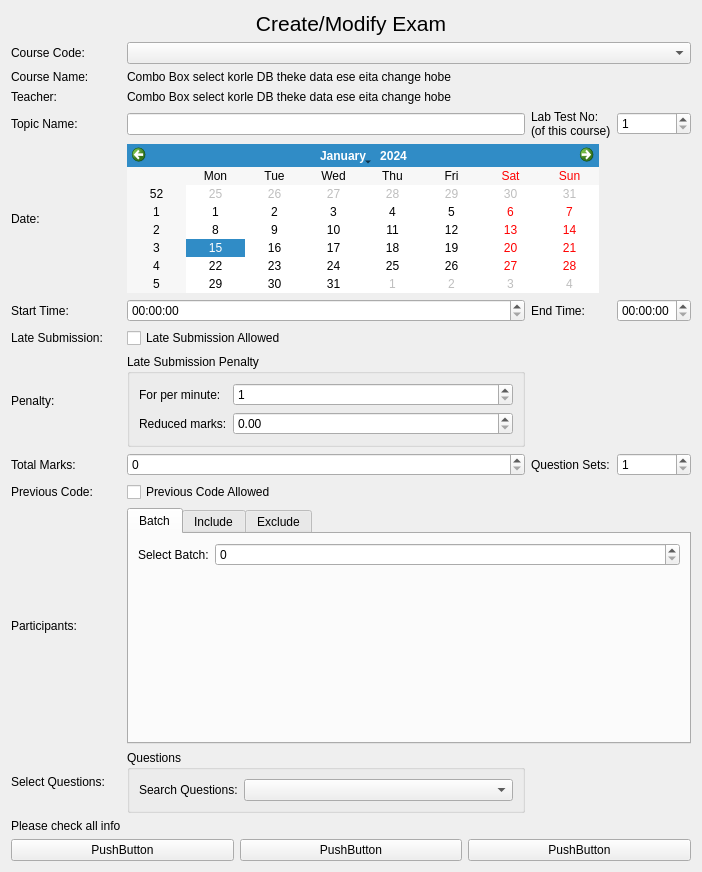
<?xml version="1.0" encoding="UTF-8"?>
<ui version="4.0">
 <class>CreateOrModifyExam</class>
 <widget class="QWidget" name="CreateOrModifyExam">
  <property name="geometry">
   <rect>
    <x>0</x>
    <y>0</y>
    <width>702</width>
    <height>872</height>
   </rect>
  </property>
  <property name="windowTitle">
   <string>Exam Properties</string>
  </property>
  <property name="windowIcon">
   <iconset resource="qt_resources.qrc">
    <normaloff>:/logo/resources/logo/SmartXm-logo-mid.png</normaloff>:/logo/resources/logo/SmartXm-logo-mid.png</iconset>
  </property>
  <layout class="QVBoxLayout" name="verticalLayout">
   <item>
    <widget class="QLabel" name="CreateOrModifyExam_label">
     <property name="text">
      <string>&lt;html&gt;&lt;head/&gt;&lt;body&gt;&lt;p align=&quot;center&quot;&gt;&lt;span style=&quot; font-size:16pt;&quot;&gt;Create/Modify Exam&lt;/span&gt;&lt;/p&gt;&lt;/body&gt;&lt;/html&gt;</string>
     </property>
    </widget>
   </item>
   <item>
    <layout class="QGridLayout" name="gridLayout">
     <item row="2" column="0">
      <widget class="QLabel" name="TName_label">
       <property name="text">
        <string>Teacher:</string>
       </property>
      </widget>
     </item>
     <item row="5" column="1" colspan="2">
      <widget class="QCalendarWidget" name="calendarWidget">
       <property name="maximumSize">
        <size>
         <width>472</width>
         <height>171</height>
        </size>
       </property>
      </widget>
     </item>
     <item row="6" column="1">
      <widget class="QTimeEdit" name="ExamStart_timeEdit"/>
     </item>
     <item row="3" column="1">
      <widget class="QLineEdit" name="TopicName_lineEdit"/>
     </item>
     <item row="9" column="0">
      <widget class="QLabel" name="label_5">
       <property name="text">
        <string>Penalty:</string>
       </property>
      </widget>
     </item>
     <item row="3" column="3">
      <widget class="QSpinBox" name="labTestNoOfCourse_spinBox">
       <property name="minimum">
        <number>1</number>
       </property>
      </widget>
     </item>
     <item row="10" column="3">
      <widget class="QSpinBox" name="quesSet_spinBox">
       <property name="minimum">
        <number>1</number>
       </property>
      </widget>
     </item>
     <item row="10" column="0">
      <widget class="QLabel" name="label_9">
       <property name="text">
        <string>Total Marks:</string>
       </property>
      </widget>
     </item>
     <item row="0" column="1" colspan="3">
      <widget class="QComboBox" name="SelectCourse_comboBox"/>
     </item>
     <item row="1" column="0">
      <widget class="QLabel" name="CourseName_label">
       <property name="text">
        <string>Course Name:</string>
       </property>
      </widget>
     </item>
     <item row="6" column="2">
      <widget class="QLabel" name="label_3">
       <property name="text">
        <string>End Time:</string>
       </property>
      </widget>
     </item>
     <item row="5" column="0">
      <widget class="QLabel" name="label">
       <property name="text">
        <string>Date:</string>
       </property>
      </widget>
     </item>
     <item row="6" column="3">
      <widget class="QTimeEdit" name="ExamEnd_timeEdit"/>
     </item>
     <item row="3" column="0">
      <widget class="QLabel" name="label_11">
       <property name="text">
        <string>Topic Name:</string>
       </property>
      </widget>
     </item>
     <item row="12" column="1">
      <widget class="QCheckBox" name="prevCodeAllowd_checkBox">
       <property name="text">
        <string>Previous Code Allowed</string>
       </property>
      </widget>
     </item>
     <item row="9" column="1">
      <widget class="QGroupBox" name="LateSubmissionPenalty_groupBox">
       <property name="title">
        <string>Late Submission Penalty</string>
       </property>
       <layout class="QFormLayout" name="formLayout_2">
        <item row="0" column="0">
         <widget class="QLabel" name="label_6">
          <property name="text">
           <string>For per minute:</string>
          </property>
         </widget>
        </item>
        <item row="0" column="1">
         <widget class="QSpinBox" name="penaltyPerMinute_spinBox">
          <property name="minimum">
           <number>1</number>
          </property>
         </widget>
        </item>
        <item row="1" column="0">
         <widget class="QLabel" name="label_7">
          <property name="text">
           <string>Reduced marks:</string>
          </property>
         </widget>
        </item>
        <item row="1" column="1">
         <widget class="QDoubleSpinBox" name="penaltyPerMarks_doubleSpinBox">
          <property name="singleStep">
           <double>0.500000000000000</double>
          </property>
         </widget>
        </item>
       </layout>
      </widget>
     </item>
     <item row="8" column="1">
      <widget class="QCheckBox" name="lateSubmission_checkBox">
       <property name="text">
        <string>Late Submission Allowed</string>
       </property>
      </widget>
     </item>
     <item row="10" column="2">
      <widget class="QLabel" name="label_10">
       <property name="text">
        <string>Question Sets:</string>
       </property>
      </widget>
     </item>
     <item row="13" column="1" colspan="3">
      <widget class="QTabWidget" name="tabWidget">
       <property name="currentIndex">
        <number>0</number>
       </property>
       <widget class="QWidget" name="batch">
        <attribute name="title">
         <string>Batch</string>
        </attribute>
        <layout class="QFormLayout" name="formLayout_3">
         <item row="0" column="0">
          <widget class="QLabel" name="label_15">
           <property name="text">
            <string>Select Batch:</string>
           </property>
          </widget>
         </item>
         <item row="0" column="1">
          <widget class="QSpinBox" name="spinBox">
           <property name="minimum">
            <number>0</number>
           </property>
           <property name="value">
            <number>0</number>
           </property>
          </widget>
         </item>
        </layout>
       </widget>
       <widget class="QWidget" name="Include">
        <attribute name="title">
         <string>Include</string>
        </attribute>
        <layout class="QVBoxLayout" name="verticalLayout_2">
         <item>
          <widget class="QLabel" name="label_16">
           <property name="text">
            <string>Write down Student ID of the students to be included (Comma seperated)</string>
           </property>
          </widget>
         </item>
         <item>
          <widget class="QPlainTextEdit" name="plainTextEdit"/>
         </item>
        </layout>
       </widget>
       <widget class="QWidget" name="exclude">
        <attribute name="title">
         <string>Exclude</string>
        </attribute>
        <layout class="QVBoxLayout" name="verticalLayout_3">
         <item>
          <widget class="QLabel" name="label_17">
           <property name="text">
            <string>Write down Student ID of the students to be EXCLUDED (Comma seperated)</string>
           </property>
          </widget>
         </item>
         <item>
          <widget class="QPlainTextEdit" name="plainTextEdit_2"/>
         </item>
        </layout>
       </widget>
      </widget>
     </item>
     <item row="2" column="1" colspan="3">
      <widget class="QLabel" name="TeacherName_label">
       <property name="maximumSize">
        <size>
         <width>16777215</width>
         <height>17</height>
        </size>
       </property>
       <property name="text">
        <string>Combo Box select korle DB theke data ese eita change hobe</string>
       </property>
      </widget>
     </item>
     <item row="15" column="0">
      <widget class="QLabel" name="label_8">
       <property name="text">
        <string>Please check all info</string>
       </property>
      </widget>
     </item>
     <item row="10" column="1">
      <widget class="QSpinBox" name="totalMarks_spinBox"/>
     </item>
     <item row="12" column="0">
      <widget class="QLabel" name="label_13">
       <property name="text">
        <string>Previous Code:</string>
       </property>
      </widget>
     </item>
     <item row="1" column="1" colspan="3">
      <widget class="QLabel" name="CourseName_label_2">
       <property name="maximumSize">
        <size>
         <width>16777215</width>
         <height>17</height>
        </size>
       </property>
       <property name="text">
        <string>Combo Box select korle DB theke data ese eita change hobe</string>
       </property>
      </widget>
     </item>
     <item row="3" column="2">
      <widget class="QLabel" name="label_12">
       <property name="text">
        <string>&lt;html&gt;&lt;head/&gt;&lt;body&gt;&lt;p&gt;Lab Test No:&lt;br/&gt;(of this course)&lt;/p&gt;&lt;/body&gt;&lt;/html&gt;</string>
       </property>
      </widget>
     </item>
     <item row="0" column="0">
      <widget class="QLabel" name="CourseCode_label">
       <property name="text">
        <string>Course Code:</string>
       </property>
      </widget>
     </item>
     <item row="13" column="0">
      <widget class="QLabel" name="label_14">
       <property name="text">
        <string>Participants:</string>
       </property>
      </widget>
     </item>
     <item row="8" column="0">
      <widget class="QLabel" name="label_4">
       <property name="text">
        <string>Late Submission:</string>
       </property>
      </widget>
     </item>
     <item row="6" column="0">
      <widget class="QLabel" name="label_2">
       <property name="text">
        <string>Start Time:</string>
       </property>
      </widget>
     </item>
     <item row="14" column="0">
      <widget class="QLabel" name="label_18">
       <property name="text">
        <string>Select Questions:</string>
       </property>
      </widget>
     </item>
     <item row="14" column="1">
      <widget class="QGroupBox" name="groupBox">
       <property name="title">
        <string>Questions</string>
       </property>
       <layout class="QFormLayout" name="formLayout">
        <item row="0" column="0">
         <widget class="QLabel" name="label_19">
          <property name="text">
           <string>Search Questions:</string>
          </property>
         </widget>
        </item>
        <item row="0" column="1">
         <widget class="QComboBox" name="quescomboBox"/>
        </item>
       </layout>
      </widget>
     </item>
    </layout>
   </item>
   <item>
    <layout class="QHBoxLayout" name="BottomButton_horizontalLayout">
     <item>
      <widget class="QPushButton" name="pushButton">
       <property name="text">
        <string>PushButton</string>
       </property>
      </widget>
     </item>
     <item>
      <widget class="QPushButton" name="pushButton_2">
       <property name="text">
        <string>PushButton</string>
       </property>
      </widget>
     </item>
     <item>
      <widget class="QPushButton" name="pushButton_3">
       <property name="text">
        <string>PushButton</string>
       </property>
      </widget>
     </item>
    </layout>
   </item>
  </layout>
 </widget>
 <resources>
  <include location="qt_resources.qrc"/>
 </resources>
 <connections/>
</ui>
